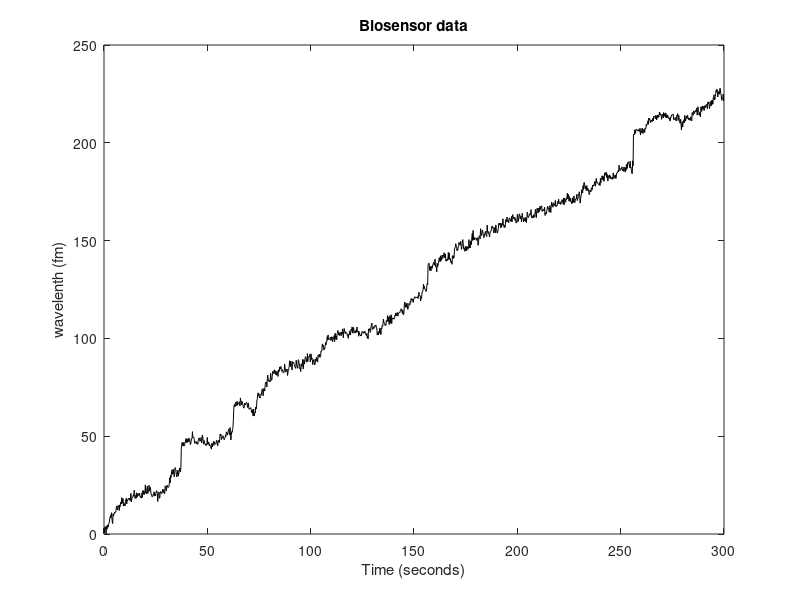

This figure's MATLAB source: (Note: this script raises an error after producing the figure.)
%% Example 3: Filtering biosensor data using the LoPATV algorithm
% Filtering of biosensor data using local least-square polynomial
% approximation and total variation filtering (LoPATV filter)
%
%  Ivan Selesnick,
% Polytechnic Institute of NYU
% December 2011
% Email: selesi@poly.edu
% Reference: Polynomial Smoothing of Time Series with Additive Step Discontinuities
% I. W. Selesnick, S. Arnold, and V. R. Dantham

%% Start

clear
close all

printme = @(filename) print('-dpdf', sprintf('figures/Example3_%s', filename));


%% Load data

load wgm_data.txt       % load WGM sensor data

y = wgm_data;
N = length(y);          % N : 1500
n = 1:N;
t = (0:N-1)/5;          % t : time axis (sampling rate is 5 samples/second)

figure(1)
clf
plot(t, y, 'black')
title('Biosensor data');
xlabel('Time (seconds)')
ylabel('wavelenth (fm)')
printme('data')


%% LoPATV filtering
% Local polynomial approximation + total variation filter 

lambda = 600;       % lambda : TV regularization parameter
L = 200;            % L : block length
P = 150;            % P : block overlap
deg = 1;            % deg : degree of polynomial

(N-L)/(L-P)+1       % This is the number of blocks - it should be an
                    % integer, otherwise the data will be truncated

mu0 = 500;
mu = .05;
Nit = 300;

[x, s, cost] = lopatv(y, L, P, deg, lambda, Nit, mu0, mu);
% x : TV component (approximate step signal)
% s : smooth low-pass signal
% cost : cost function history

figure(1)
plot(cost, 'black')
title('Cost function history')
xlabel('Iteration')

%%
% Display filtered data

txt = sprintf('deg %d, L = %d, P = %d, lam = %.f', deg, L, P, lambda);

figure(1)
clf
plot(t, x+s, 'black')
xlabel('Time (seconds)')
ylabel('wavelenth (fm)')
title('LoPATV filtered data')
text(0.99, 0.01, txt, 'units', 'normalized', 'horizontalalignment', 'right', 'verticalalignment', 'bottom', 'fontsize', 12);
printme('LoPATV')

%%
% Display step signal

figure(2)
clf
subplot(2,1,1)
plot(t, x, 'black')
title('Calculated TV component (LoPATV)');
ylim([-30 21])
ylabel('wavelength (fm)')
xlabel('Time (seconds)')

subplot(2,1,2)
stem(t(1:end-1), diff(x), 'marker','none', 'color', 'black')
title('First-order difference');
ylim([-5 16])
ylabel('wavelength (fm)')
xlabel('Time (seconds)')

printme('LoPATV_steps')


%% Enhanced LoPATV filtering
% Lp quasi-norm minimization

p = 0.7;
E = 1e-8;
lambda = 900;

[x, s, cost] = lopatv_Lp(y, L, P, deg, lambda, Nit, mu0, mu, p, E);

figure(1)
clf
plot(t, s+x, 'black');
xlabel('Time (seconds)')
ylabel('wavelength (fm)')
title('Enhanced LoPATV filtered data')

txt = sprintf('deg %d, L = %d, P = %d, lam = %.f, p = %.1f, e = %.2g', deg, L, P, lambda, p, E);
h = text(0.98, 0.01, txt, 'units', 'normalized', 'horizontalalignment', 'right', 'verticalalignment', 'bottom', 'fontsize', 12);

printme('enhanced_LoPATV')

%%

figure(1)
clf
plot(t, y, 'color', 'red');
line(t, x+s,'linewidth',1,'color','black')
legend('Data','Enhanced LoPATV filtered data', 'location','southeast')
xlabel('Time (seconds)')
ylabel('wavelength (fm)')
title('Enhanced LoPATV filtered data')
printme('enhanced_LoPATV_fig2')

%%
% Display step signal

figure(2)
clf
subplot(2,1,1)
plot(t, x, 'black')
title('x(t)');
ylim([-30 21])
ylabel('wavelength (fm)')
xlabel('Time (seconds)')
title('Calculated TV component (enhanced LoPATV)');

subplot(2,1,2)
stem(t(1:end-1), diff(x),'marker','none', 'color', 'black')
title('First-order difference');
xlabel('Time (seconds)')
ylim([-5 16])
ylabel('wavelength (fm)')

printme('enhanced_LoPATV_steps')


